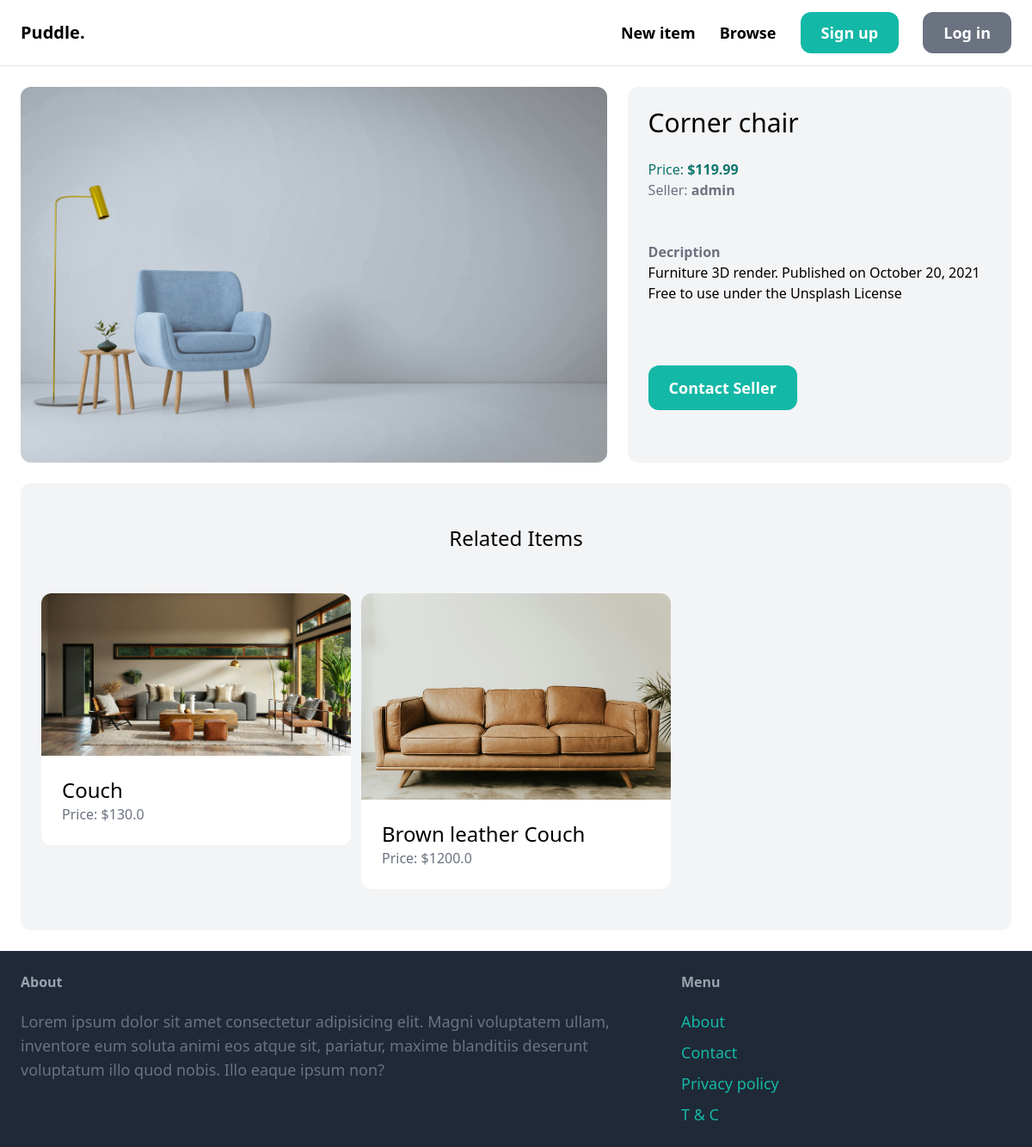
/items/5/, run on the app's committed database.
### item/models.py (models this page shows, shortened)
class Item(models.Model):
    category = models.ForeignKey(Category, related_name='items', on_delete=models.CASCADE)
    name = models.CharField(max_length=255, verbose_name='Name')
    description = models.TextField(blank=True, null=True)
    price = models.FloatField()
    image = models.ImageField(upload_to='item_images', blank=True, null=True)
    is_sold = models.BooleanField(default=False)
    created_by = models.ForeignKey(User, related_name='items', on_delete=models.CASCADE)
    created_at = models.DateTimeField(auto_now_add=True)

### item/views.py (the view)
# urls.py: path('<int:pk>/', views.detail, name='detail'),
def detail(request, pk):
    item = get_object_or_404(Item, pk=pk)
    related_items = Item.objects.filter(category=item.category, is_sold=False).exclude(pk=pk)[0:3]
    return render(request, 'item/detail.html', {
        'item': item,
        'related_items': related_items,
        })

### item/templates/item/detail.html (shortened to what this page needs)
{% extends 'core/base.html' %}
{% block content %}
<div class="grid grid-cols-5 gap-6">
    <div class="col-span-3  ">
        <img src="{{item.image.url}}" alt="" class="rounded-xl">
    </div>
    <div class="p-6 bg-gray-100 rounded-xl col-span-2 ">
        <h1 class="mb-6 text-3xl">{{item.name}} </h1>
        <p class="text-teal-700">
            Price: <strong>${{item.price}}</strong>
    </p>
        <p class="text-gray-500 mb-12">
            Seller: <strong>{{item.created_by.username}}</strong>
    </p>
    {% if item.description %}
    <p class="text-gray 700 mb-12">
        <strong class="text-gray-500">Decription</strong>
        <br>
        {{item.description}}
    </p>
    {% endif %}
    {% if request.user == item.created_by %}
        <div class="mt-6 p-6 bg-white roundex-xl">
            <p>Modify <strong>{{item.name}}</strong> from your list</p>
            <a href="{% url 'item:delete' item.id %}" class="inline-block mt-6 px-6 py-3 text-lg font-semibold bg-red-400 hover:bg-red-500 text-white rounded-xl">Remove</a>
            <a href="{% url 'item:edit' item.id %}" class="inline-block mt-6 px-6 py-3 text-lg font-semibold bg-teal-500 hover:bg-teal-700 text-white rounded-xl">Edit</a>
        </div>
        {% else %}
    <a href="{% url 'conversation:new' item.id %}" class="inline-block mt-6 px-6 py-3 text-lg font-semibold bg-teal-500 rounded-xl text-white hover:bg-teal-700 "> Contact Seller</a>
    {% endif %}
    </div>
</div>
  <div class="mt-6 px-6 py-12 bg-gray-100 rounded-xl">
        <h2 class="mb-12 text-2xl text-center">Related Items</h2>
    <div class="grid grid-cols-3 gap-3">
        {% for item in related_items %}
        <div>
            <a href="{% url 'item:detail' item.id %}">
                <div>
                    <img src="{{ item.image.url }}" alt="" class='rounded-t-xl'>
                </div>
                <div class="p-6 bg-white rounded-b-xl">
                    <h2 class="text-2xl">{{ item.name }}</h2>
                    <p class="text-gray-500">Price: ${{ item.price}} </p>
                </div>
            </a>
        </div>
        {% endfor %}
    </div>
    </div>
{% endblock %}

### data on the page
Item: image (picture), name "Corner chair", price "119.99", created_by.username "admin", description "Furniture 3D render. Published on October 20, 2021 Free to use under the Unsplash License"
Item: image (picture), name "Couch", price "130.0"
Item: image (picture), name "Brown leather Couch", price "1200.0"
